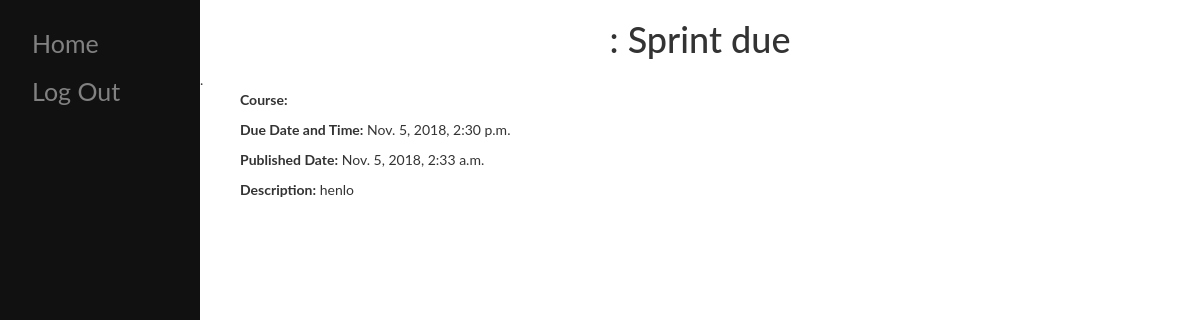
Page /2/ on the committed database.
### uni_assignment_calendar/models.py (models this page shows, shortened)
class Events(models.Model):
    course = models.ForeignKey(Courses, on_delete=models.CASCADE, default=0)
    events_name = models.CharField(max_length=200)
    due_date = models.DateField(null=True)
    due_time = models.TimeField((u"Due Time"), blank=True, default="11:59")
    pub_date = models.DateTimeField(auto_now_add=True)
    description = models.TextField(blank=True, null=True)

### uni_assignment_calendar/views.py (the view)
# urls.py: path('<int:pk>/', views.DetailView.as_view(), name='detail'),
class DetailView(generic.DetailView):
    model = Events
    template_name = 'uni_assignment_calendar/detail.html'

### uni_assignment_calendar/templates/uni_assignment_calendar/detail.html
{% extends 'base.html' %}
{% block content %}
<div class="main">
	<h1><center>{{ courses.class_abbrev }} {{ courses.class_num }} : {{ events.events_name }}</center></h1>.
	<ul>
		<p><strong>Course:</strong> {{ events.class_abbrev }}  {{ events.class_num }}</p>
	    <p><strong>Due Date and Time:</strong> {{ events.due_date }}</p>
	    <p><strong>Published Date:</strong> {{ events.pub_date }}</p>
	    <p><strong>Description:</strong> {{ events.description }}</p>
	</ul>
</div>
{% endblock %}

### uni_assignment_calendar/templates/uni_assignment_calendar/base.html (style rules this page uses)
body { font-family: "Lato", sans-serif; }
.main { margin-left: 200px; }

### rows in the picture
Events: events_name "Sprint due", due_date "Nov. 5, 2018, 2:30 p.m.", pub_date "Nov. 5, 2018, 2:33 a.m.", description "henlo"
